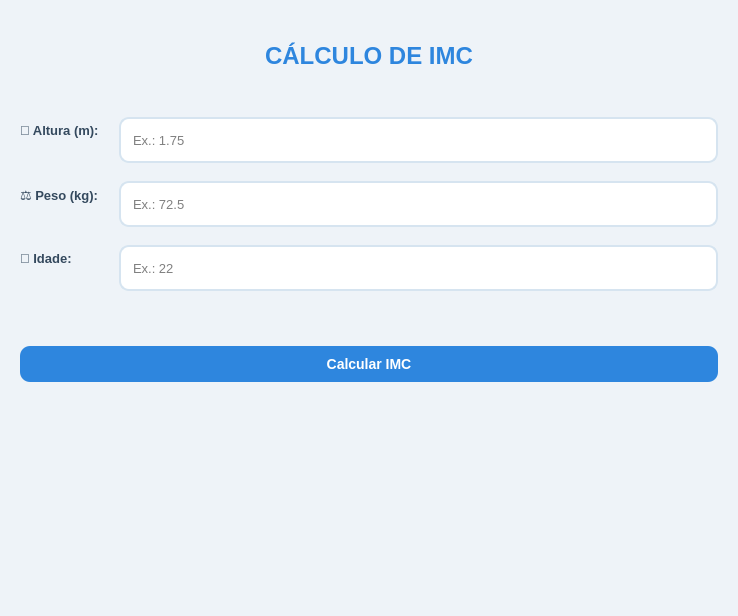
<?xml version="1.0" encoding="UTF-8"?>
<ui version="4.0">
 <class>Dialog</class>
 <widget class="QDialog" name="Dialog">
  <property name="geometry">
   <rect>
    <x>0</x>
    <y>0</y>
    <width>738</width>
    <height>616</height>
   </rect>
  </property>
  <property name="windowTitle">
   <string>Calculadora de IMC</string>
  </property>
  <property name="styleSheet">
   <string notr="true">
QDialog{
    background:#EEF3F8;
}


QLabel#lblTitulo{
    font-size:24px;
    font-weight:bold;
    color:#2E86DE;
}

QLabel{
    font-size:13px;
    font-weight:600;
    color:#34495E;
}

QLineEdit{
    background:white;
    border:2px solid #D6E4F0;
    border-radius:10px;
    padding:10px;
    min-height:22px;
    font-size:13px;
}

QLineEdit:focus{
    border:2px solid #2E86DE;
}

QPushButton{
    background:#2E86DE;
    color:white;
    border:none;
    border-radius:10px;
    padding:10px;
    font-size:14px;
    font-weight:bold;
}

QPushButton:hover{
    background:#1B4F72;
}

QPushButton:pressed{
    background:#154360;
}
   </string>
  </property>
  <layout class="QVBoxLayout" name="verticalLayout">
   <item>
    <spacer name="verticalSpacer_3">
     <property name="orientation">
      <enum>Qt::Vertical</enum>
     </property>
     <property name="sizeHint" stdset="0">
      <size>
       <width>20</width>
       <height>40</height>
      </size>
     </property>
    </spacer>
   </item>
   <item>
    <widget class="QLabel" name="lblTitulo">
     <property name="text">
      <string>CÁLCULO DE IMC</string>
     </property>
     <property name="alignment">
      <set>Qt::AlignCenter</set>
     </property>
    </widget>
   </item>
   <item>
    <spacer name="verticalSpacer_2">
     <property name="orientation">
      <enum>Qt::Vertical</enum>
     </property>
     <property name="sizeHint" stdset="0">
      <size>
       <width>20</width>
       <height>40</height>
      </size>
     </property>
    </spacer>
   </item>
   <item>
    <widget class="QFrame" name="frame">
     <layout class="QVBoxLayout" name="verticalLayout_2">
      <item>
       <layout class="QFormLayout" name="formLayout">
        <property name="horizontalSpacing">
         <number>20</number>
        </property>
        <property name="verticalSpacing">
         <number>18</number>
        </property>
        <item row="0" column="0">
         <widget class="QLabel" name="labelAltura">
          <property name="text">
           <string>📏 Altura (m):</string>
          </property>
         </widget>
        </item>
        <item row="0" column="1">
         <widget class="QLineEdit" name="txtAltura">
          <property name="placeholderText">
           <string>Ex.: 1.75</string>
          </property>
         </widget>
        </item>
        <item row="1" column="0">
         <widget class="QLabel" name="labelPeso">
          <property name="text">
           <string>⚖ Peso (kg):</string>
          </property>
         </widget>
        </item>
        <item row="1" column="1">
         <widget class="QLineEdit" name="txtPeso">
          <property name="placeholderText">
           <string>Ex.: 72.5</string>
          </property>
         </widget>
        </item>
        <item row="2" column="0">
         <widget class="QLabel" name="labelIdade">
          <property name="text">
           <string>🎂 Idade:</string>
          </property>
         </widget>
        </item>
        <item row="2" column="1">
         <widget class="QLineEdit" name="txtIdade">
          <property name="placeholderText">
           <string>Ex.: 22</string>
          </property>
         </widget>
        </item>
        <item row="3" column="1">
         <spacer name="verticalSpacer">
          <property name="orientation">
           <enum>Qt::Vertical</enum>
          </property>
          <property name="sizeHint" stdset="0">
           <size>
            <width>20</width>
            <height>40</height>
           </size>
          </property>
         </spacer>
        </item>
       </layout>
      </item>
      <item>
       <widget class="QPushButton" name="btnCalcular">
        <property name="text">
         <string>Calcular IMC</string>
        </property>
       </widget>
      </item>
      <item>
       <widget class="QLabel" name="lblResultado">
        <property name="enabled">
         <bool>true</bool>
        </property>
        <property name="styleSheet">
         <string notr="true">font-size:16px;
font-weight:bold;
color:#2E86DE;
padding:12px;
         </string>
        </property>
        <property name="text">
         <string/>
        </property>
        <property name="scaledContents">
         <bool>true</bool>
        </property>
        <property name="alignment">
         <set>Qt::AlignCenter</set>
        </property>
       </widget>
      </item>
      <item alignment="Qt::AlignHCenter">
       <widget class="QLabel" name="lblImagem">
        <property name="minimumSize">
         <size>
          <width>160</width>
          <height>160</height>
         </size>
        </property>
        <property name="maximumSize">
         <size>
          <width>160</width>
          <height>160</height>
         </size>
        </property>
        <property name="text">
         <string/>
        </property>
        <property name="scaledContents">
         <bool>true</bool>
        </property>
        <property name="alignment">
         <set>Qt::AlignCenter</set>
        </property>
       </widget>
      </item>
     </layout>
    </widget>
   </item>
  </layout>
 </widget>
 <resources/>
 <connections/>
</ui>
